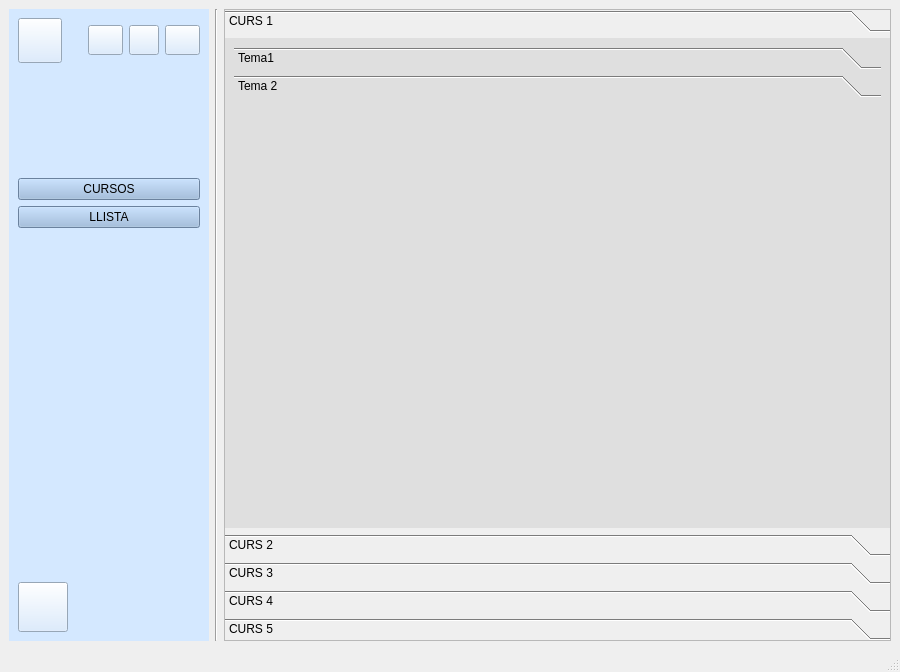
<?xml version="1.0" encoding="UTF-8"?>
<ui version="4.0">
 <class>inici_professor</class>
 <widget class="QMainWindow" name="inici_professor">
  <property name="geometry">
   <rect>
    <x>0</x>
    <y>0</y>
    <width>900</width>
    <height>672</height>
   </rect>
  </property>
  <property name="windowTitle">
   <string>MainWindow</string>
  </property>
  <widget class="QWidget" name="centralwidget">
   <property name="sizePolicy">
    <sizepolicy hsizetype="Fixed" vsizetype="Fixed">
     <horstretch>0</horstretch>
     <verstretch>0</verstretch>
    </sizepolicy>
   </property>
   <layout class="QGridLayout" name="gridLayout_2">
    <item row="0" column="0">
     <widget class="QWidget" name="barra_lateral" native="true">
      <property name="sizePolicy">
       <sizepolicy hsizetype="Minimum" vsizetype="Minimum">
        <horstretch>0</horstretch>
        <verstretch>0</verstretch>
       </sizepolicy>
      </property>
      <property name="maximumSize">
       <size>
        <width>200</width>
        <height>16777215</height>
       </size>
      </property>
      <property name="styleSheet">
       <string notr="true">background-color: rgb(212, 232, 255);</string>
      </property>
      <layout class="QVBoxLayout" name="verticalLayout">
       <property name="sizeConstraint">
        <enum>QLayout::SetNoConstraint</enum>
       </property>
       <item>
        <layout class="QHBoxLayout" name="horizontalLayout_2">
         <item>
          <widget class="QPushButton" name="perfil_2">
           <property name="enabled">
            <bool>true</bool>
           </property>
           <property name="sizePolicy">
            <sizepolicy hsizetype="Expanding" vsizetype="Expanding">
             <horstretch>0</horstretch>
             <verstretch>0</verstretch>
            </sizepolicy>
           </property>
           <property name="maximumSize">
            <size>
             <width>45</width>
             <height>45</height>
            </size>
           </property>
           <property name="styleSheet">
            <string notr="true">border-image: url(:/prefijoNuevo/png/persona.png);</string>
           </property>
           <property name="text">
            <string/>
           </property>
          </widget>
         </item>
         <item>
          <spacer name="horizontalSpacer_2">
           <property name="orientation">
            <enum>Qt::Horizontal</enum>
           </property>
           <property name="sizeType">
            <enum>QSizePolicy::Fixed</enum>
           </property>
           <property name="sizeHint" stdset="0">
            <size>
             <width>20</width>
             <height>20</height>
            </size>
           </property>
          </spacer>
         </item>
         <item>
          <widget class="QPushButton" name="idioma1_2">
           <property name="sizePolicy">
            <sizepolicy hsizetype="Fixed" vsizetype="Fixed">
             <horstretch>0</horstretch>
             <verstretch>0</verstretch>
            </sizepolicy>
           </property>
           <property name="maximumSize">
            <size>
             <width>35</width>
             <height>30</height>
            </size>
           </property>
           <property name="styleSheet">
            <string notr="true">border-image: url(:/prefijoNuevo/png/esp.png);</string>
           </property>
           <property name="text">
            <string/>
           </property>
          </widget>
         </item>
         <item>
          <widget class="QPushButton" name="idioma2_2">
           <property name="sizePolicy">
            <sizepolicy hsizetype="Fixed" vsizetype="Fixed">
             <horstretch>0</horstretch>
             <verstretch>0</verstretch>
            </sizepolicy>
           </property>
           <property name="maximumSize">
            <size>
             <width>30</width>
             <height>30</height>
            </size>
           </property>
           <property name="styleSheet">
            <string notr="true">border-image: url(:/prefijoNuevo/png/val.png);</string>
           </property>
           <property name="text">
            <string/>
           </property>
          </widget>
         </item>
         <item>
          <widget class="QPushButton" name="idioma3_2">
           <property name="sizePolicy">
            <sizepolicy hsizetype="Fixed" vsizetype="Fixed">
             <horstretch>0</horstretch>
             <verstretch>0</verstretch>
            </sizepolicy>
           </property>
           <property name="maximumSize">
            <size>
             <width>35</width>
             <height>30</height>
            </size>
           </property>
           <property name="styleSheet">
            <string notr="true">border-image: url(:/prefijoNuevo/png/ingles.png);</string>
           </property>
           <property name="text">
            <string/>
           </property>
          </widget>
         </item>
        </layout>
       </item>
       <item>
        <spacer name="verticalSpacer">
         <property name="orientation">
          <enum>Qt::Vertical</enum>
         </property>
         <property name="sizeType">
          <enum>QSizePolicy::Expanding</enum>
         </property>
         <property name="sizeHint" stdset="0">
          <size>
           <width>20</width>
           <height>40</height>
          </size>
         </property>
        </spacer>
       </item>
       <item>
        <widget class="QPushButton" name="cursos">
         <property name="styleSheet">
          <string notr="true">background-color: rgb(150, 182, 221);</string>
         </property>
         <property name="text">
          <string>CURSOS</string>
         </property>
        </widget>
       </item>
       <item>
        <widget class="QPushButton" name="llista">
         <property name="styleSheet">
          <string notr="true">background-color: rgb(150, 182, 221);</string>
         </property>
         <property name="text">
          <string>LLISTA</string>
         </property>
        </widget>
       </item>
       <item>
        <spacer name="verticalSpacer_3">
         <property name="orientation">
          <enum>Qt::Vertical</enum>
         </property>
         <property name="sizeHint" stdset="0">
          <size>
           <width>20</width>
           <height>40</height>
          </size>
         </property>
        </spacer>
       </item>
       <item>
        <spacer name="verticalSpacer_2">
         <property name="orientation">
          <enum>Qt::Vertical</enum>
         </property>
         <property name="sizeType">
          <enum>QSizePolicy::Expanding</enum>
         </property>
         <property name="sizeHint" stdset="0">
          <size>
           <width>20</width>
           <height>240</height>
          </size>
         </property>
        </spacer>
       </item>
       <item>
        <widget class="QPushButton" name="apagar">
         <property name="sizePolicy">
          <sizepolicy hsizetype="Expanding" vsizetype="Expanding">
           <horstretch>0</horstretch>
           <verstretch>0</verstretch>
          </sizepolicy>
         </property>
         <property name="maximumSize">
          <size>
           <width>50</width>
           <height>50</height>
          </size>
         </property>
         <property name="toolTip">
          <string/>
         </property>
         <property name="styleSheet">
          <string notr="true">border-image: url(:/prefijoNuevo/png/apagar.png);</string>
         </property>
         <property name="text">
          <string/>
         </property>
        </widget>
       </item>
      </layout>
     </widget>
    </item>
    <item row="0" column="1">
     <widget class="Line" name="line">
      <property name="orientation">
       <enum>Qt::Vertical</enum>
      </property>
     </widget>
    </item>
    <item row="0" column="2">
     <layout class="QVBoxLayout" name="llista_cursos">
      <item>
       <widget class="QToolBox" name="cursos_2">
        <property name="toolTip">
         <string>&lt;html&gt;&lt;head/&gt;&lt;body&gt;&lt;p&gt;&lt;br/&gt;&lt;/p&gt;&lt;p&gt;&lt;br/&gt;&lt;/p&gt;&lt;/body&gt;&lt;/html&gt;</string>
        </property>
        <property name="styleSheet">
         <string notr="true">selection-background-color: rgb(170, 0, 0);</string>
        </property>
        <property name="frameShape">
         <enum>QFrame::StyledPanel</enum>
        </property>
        <property name="frameShadow">
         <enum>QFrame::Plain</enum>
        </property>
        <property name="currentIndex">
         <number>0</number>
        </property>
        <widget class="QWidget" name="page_12">
         <property name="geometry">
          <rect>
           <x>0</x>
           <y>0</y>
           <width>663</width>
           <height>457</height>
          </rect>
         </property>
         <property name="styleSheet">
          <string notr="true">background-color: rgb(223, 223, 223);</string>
         </property>
         <attribute name="label">
          <string>CURS 1</string>
         </attribute>
         <layout class="QVBoxLayout" name="verticalLayout_3">
          <item>
           <layout class="QVBoxLayout" name="verticalLayout_2">
            <item>
             <widget class="QToolBox" name="curs">
              <property name="currentIndex">
               <number>1</number>
              </property>
              <widget class="QWidget" name="page">
               <property name="geometry">
                <rect>
                 <x>0</x>
                 <y>0</y>
                 <width>193</width>
                 <height>104</height>
                </rect>
               </property>
               <attribute name="label">
                <string>Tema1</string>
               </attribute>
               <layout class="QGridLayout" name="gridLayout_3">
                <item row="0" column="0">
                 <layout class="QGridLayout" name="gridLayout">
                  <item row="1" column="0">
                   <widget class="QLabel" name="label_4">
                    <property name="styleSheet">
                     <string notr="true">background-color: rgb(255, 255, 255);</string>
                    </property>
                    <property name="text">
                     <string>Icono</string>
                    </property>
                   </widget>
                  </item>
                  <item row="1" column="1">
                   <widget class="QLabel" name="label_3">
                    <property name="styleSheet">
                     <string notr="true">background-color: rgb(255, 255, 255);</string>
                    </property>
                    <property name="text">
                     <string>Entrega</string>
                    </property>
                   </widget>
                  </item>
                  <item row="0" column="1">
                   <widget class="QLabel" name="label">
                    <property name="sizePolicy">
                     <sizepolicy hsizetype="Expanding" vsizetype="Preferred">
                      <horstretch>0</horstretch>
                      <verstretch>0</verstretch>
                     </sizepolicy>
                    </property>
                    <property name="styleSheet">
                     <string notr="true">background-color: rgb(255, 255, 255);</string>
                    </property>
                    <property name="text">
                     <string>Document</string>
                    </property>
                   </widget>
                  </item>
                  <item row="0" column="0">
                   <widget class="QLabel" name="label_2">
                    <property name="styleSheet">
                     <string notr="true">background-color: rgb(255, 255, 255);</string>
                    </property>
                    <property name="text">
                     <string>Icono</string>
                    </property>
                   </widget>
                  </item>
                  <item row="1" column="2">
                   <widget class="QPushButton" name="pushButton_2">
                    <property name="toolTip">
                     <string>background-color: rgb(255, 255, 255);</string>
                    </property>
                    <property name="text">
                     <string>Editar</string>
                    </property>
                   </widget>
                  </item>
                  <item row="0" column="2">
                   <widget class="QPushButton" name="pushButton">
                    <property name="styleSheet">
                     <string notr="true">background-color: rgb(255, 255, 255);</string>
                    </property>
                    <property name="text">
                     <string>Editar</string>
                    </property>
                   </widget>
                  </item>
                  <item row="2" column="2">
                   <widget class="QPushButton" name="pushButton_3">
                    <property name="styleSheet">
                     <string notr="true">background-color: rgb(255, 255, 255);
</string>
                    </property>
                    <property name="text">
                     <string>editar curs</string>
                    </property>
                   </widget>
                  </item>
                 </layout>
                </item>
               </layout>
              </widget>
              <widget class="QWidget" name="page_3">
               <property name="geometry">
                <rect>
                 <x>0</x>
                 <y>0</y>
                 <width>643</width>
                 <height>377</height>
                </rect>
               </property>
               <attribute name="label">
                <string>Tema 2</string>
               </attribute>
              </widget>
             </widget>
            </item>
           </layout>
          </item>
         </layout>
        </widget>
        <widget class="QWidget" name="page_2">
         <property name="geometry">
          <rect>
           <x>0</x>
           <y>0</y>
           <width>98</width>
           <height>28</height>
          </rect>
         </property>
         <property name="styleSheet">
          <string notr="true">background-color: rgb(223, 223, 223);</string>
         </property>
         <attribute name="label">
          <string>CURS 2</string>
         </attribute>
         <layout class="QVBoxLayout" name="verticalLayout_4">
          <item>
           <layout class="QVBoxLayout" name="verticalLayout_5"/>
          </item>
         </layout>
        </widget>
        <widget class="QWidget" name="page_9">
         <property name="geometry">
          <rect>
           <x>0</x>
           <y>0</y>
           <width>98</width>
           <height>28</height>
          </rect>
         </property>
         <property name="styleSheet">
          <string notr="true">background-color: rgb(223, 223, 223);</string>
         </property>
         <attribute name="label">
          <string>CURS 3</string>
         </attribute>
         <layout class="QVBoxLayout" name="verticalLayout_9">
          <item>
           <layout class="QVBoxLayout" name="verticalLayout_6"/>
          </item>
         </layout>
        </widget>
        <widget class="QWidget" name="page_10">
         <property name="geometry">
          <rect>
           <x>0</x>
           <y>0</y>
           <width>98</width>
           <height>28</height>
          </rect>
         </property>
         <property name="contextMenuPolicy">
          <enum>Qt::DefaultContextMenu</enum>
         </property>
         <property name="styleSheet">
          <string notr="true">background-color: rgb(223, 223, 223);
</string>
         </property>
         <attribute name="label">
          <string>CURS 4</string>
         </attribute>
         <layout class="QVBoxLayout" name="verticalLayout_10">
          <item>
           <layout class="QVBoxLayout" name="verticalLayout_7"/>
          </item>
         </layout>
        </widget>
        <widget class="QWidget" name="page_11">
         <property name="geometry">
          <rect>
           <x>0</x>
           <y>0</y>
           <width>98</width>
           <height>28</height>
          </rect>
         </property>
         <property name="styleSheet">
          <string notr="true">background-color: rgb(223, 223, 223);</string>
         </property>
         <attribute name="label">
          <string>CURS 5</string>
         </attribute>
         <layout class="QVBoxLayout" name="verticalLayout_11">
          <item>
           <layout class="QVBoxLayout" name="verticalLayout_8"/>
          </item>
         </layout>
        </widget>
       </widget>
      </item>
     </layout>
    </item>
   </layout>
  </widget>
  <widget class="QMenuBar" name="menubar">
   <property name="geometry">
    <rect>
     <x>0</x>
     <y>0</y>
     <width>900</width>
     <height>22</height>
    </rect>
   </property>
  </widget>
  <widget class="QStatusBar" name="statusbar"/>
 </widget>
 <resources>
  <include location="../img/recursos.qrc"/>
 </resources>
 <connections/>
</ui>
